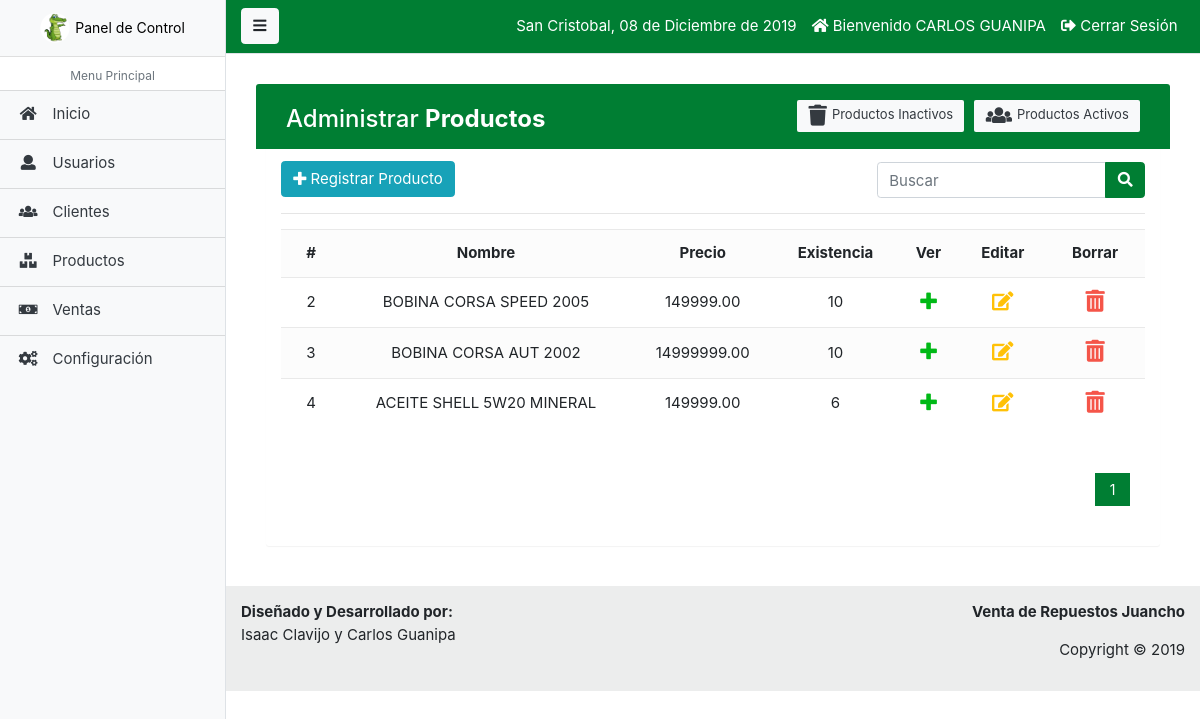
/paginas/producto_buscar.php?busqueda=4 (signed in), run on an earlier commit of the app's database.
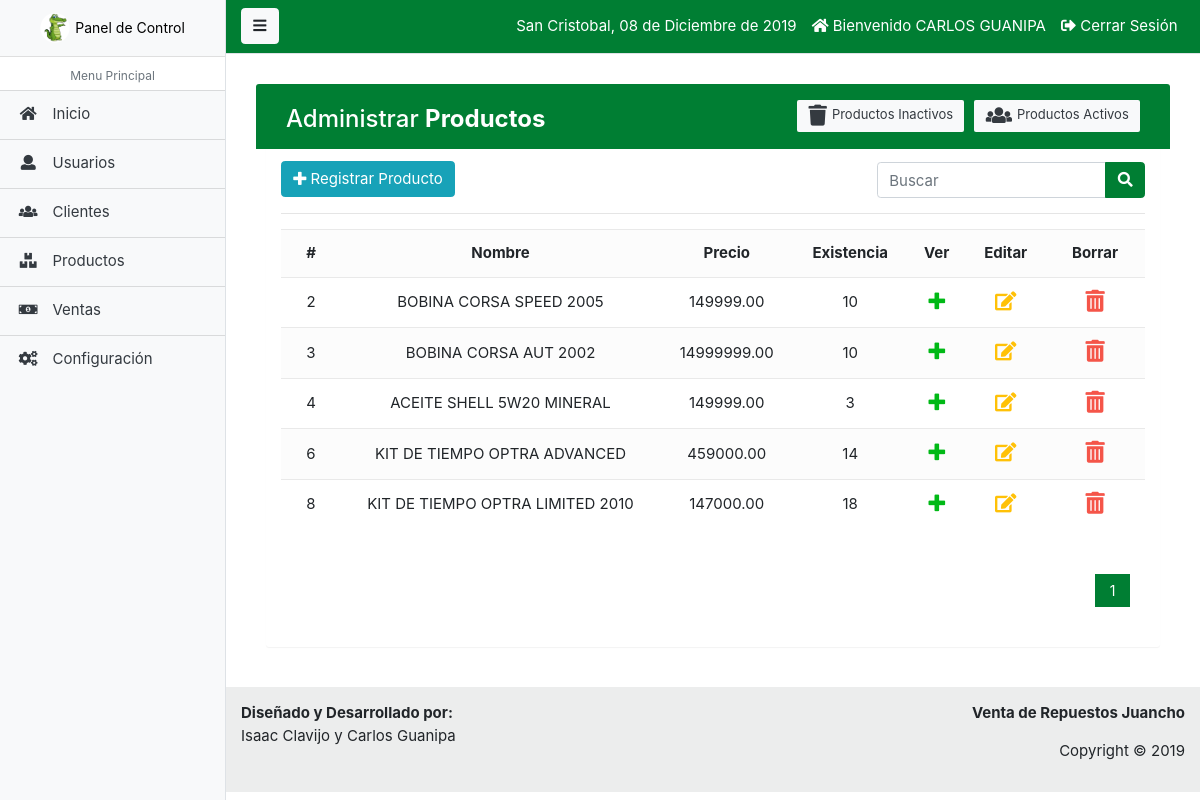
And on a later commit of the database.
### tables this page shows
CREATE TABLE `producto` (
  `codproducto` int(11) NOT NULL,
  `descripcion` varchar(100) DEFAULT NULL,
  `precio` decimal(10,2) DEFAULT NULL,
  `existencia` int(11) DEFAULT NULL,
  `date_add` datetime NOT NULL DEFAULT CURRENT_TIMESTAMP,
  `usuario_id` int(11) NOT NULL,
  `estatus` int(11) NOT NULL DEFAULT '1',
  `foto` text
);

### paginas/includes/funciones.php (called while the page is built, shortened)
<?php
	function fechaC(){
		$mes = array("",
			"Enero",
		  "Febrero",
		  "Marzo",
		  "Abril",
		  "Mayo",
		  "Junio",
		  "Julio",
		  "Agosto",
		  "Septiembre",
		  "Octubre",
		  "Noviembre",
		  "Diciembre");
		return date('d')." de ". $mes[date('n')] . " de " . date('Y');
	}
 ?>

### paginas/producto_buscar.php (the view, shortened to what this page needs)
<?php
	require_once('includes/admin_header.php');
?>
<?php
	$busqueda = strtolower($_REQUEST['busqueda']);
?>
<div class="container-fluid">
	<div class="table-wrapper">
	    <div class="table-title">
	        <div class="row">
            <div class="col-sm-6">
							<h2>Administrar <b>Productos</b></h2>
						</div>
						<div class="col-sm-6">
							<a href="producto_lista.php" class="btn btn-light text-dark"><i class="fa fa-users"></i> Productos Activos</a>
							<a href="producto_lista_inactivo.php" class="btn btn-light text-dark"><i class="fa fa-trash"></i> Productos Inactivos</a>
						</div>
	        </div>
	    </div>
	    <div class="row" style="padding-top: 2px;">
	    	<div class="col-sm-8">
					<a href="producto_registro.php" class="btn btn-info float-left"><i class="fa fa-plus"></i> Registrar Producto</a>
				</div>
				<form action="producto_buscar.php" method="GET" class="col-sm-4" style="padding-top: 1px;">
					<div class="input-group">
						<input type="text" class="form-control" name="busqueda" id="busqueda" placeholder="Buscar">
						<div class="input-group-append">
							<button type="submit" class="btn btn-primary"><i class="fa fa-search"></i></button>
						</div>
					</div>
				</form>
	    </div>
	    <hr>
	    <div>
	    	<div class="table-responsive">
					<table class="table table-striped table-hover">
						<tr>
							<th class='text-center'>#</th>
							<th class='text-center'>Nombre</th>
							<th class='text-center'>Precio</th>
							<th class='text-center'>Existencia</th>
							<th class='text-center'>Ver</th>
							<th class='text-center'>Editar</th>
							<th class='text-center'>Borrar</th>
						</tr>
						<?php
							$sql_registe = mysqli_query($conexion,"SELECT COUNT(*) as total_registro FROM producto
								WHERE (codproducto LIKE '%$busqueda%' OR
									descripcion LIKE '%$busqueda%' OR
									precio LIKE '%$busqueda%' OR
									existencia LIKE '%$busqueda%')
									AND estatus = 1");
							$result_registe = mysqli_fetch_array($sql_registe);
							$total_registro = $result_registe['total_registro'];
							$por_pagina = 30;
							if (empty($_GET['pagina']))
							{
								$pagina = 1;
							}else{
								$pagina = $_GET['pagina'];
							}
							$desde = ($pagina-1) * $por_pagina;
							$total_paginas = ceil($total_registro / $por_pagina);
							$query = mysqli_query($conexion,"SELECT * FROM producto WHERE
								( codproducto LIKE '%$busqueda%' OR
								descripcion LIKE '%$busqueda%' OR
								precio LIKE '%$busqueda%' OR
								existencia LIKE '%$busqueda%')
								AND estatus = 1  ORDER BY codproducto ASC LIMIT $desde,$por_pagina");
							$result = mysqli_num_rows($query);
							if ($result > 0) {
							 	while ($data = mysqli_fetch_array($query)) {
							 		?>
							 		<tr class="row<?php echo $data['codproducto']; ?>">
										<td class="text-center"><?php echo $data['codproducto']; ?></td>
										<td class="text-center"><?php echo $data['descripcion']; ?></td>
										<td class="text-center"><?php echo $data['precio']; ?></td>
										<td class="text-center"><?php echo $data['existencia']; ?></td>
										<td class='text-center'>
											<a href="producto_ver.php?id=<?php echo $data['codproducto']; ?>" class="look"><i class="fa fa-plus"></i></a>
										</td>
										<td class='text-center'>
											<a href="producto_editar.php?id=<?php echo $data['codproducto']; ?>" class="edit"><i class="fa fa-edit"></i></a>
										</td>
										<td class='text-center'>
											<a href="producto_borrar.php?id=<?php echo $data['codproducto']; ?>" class="delete eliminar"><i class="fa fa-trash-alt"></i></a>
										</td>
									</tr>
							 	<?php
							 	}
							 }
						?>
					</table>
				</div>
				<div class="paginador">
					<ul>
						<?php
							for ($i=1; $i <= $total_paginas; $i++)
							{
								if ($i == $pagina)
								{
									echo '<li class="pageSelected">'.$i.'</li>';
								}else{
									echo '<li><a href="?pagina='.$i.'">'.$i.'</a></li>';
								}
							}
								?>
					</ul>
				</div>
	    </div>
	</div>
</div>
<?php require_once('includes/admin_footer.php');  ?>

### paginas/includes/admin_header.php (shortened to what this page needs)
<?php
  require_once ("includes/funciones.php");
?>
<!DOCTYPE html>
<html lang="es">
<head>
  <link rel="stylesheet" type="text/css" href="../css/estilos.css">
  <link rel="stylesheet" type="text/css" href="../css/estilos_admin.css">
  <link rel="stylesheet" type="text/css" href="../css/estilos_crud.css">
  <link rel="stylesheet" type="text/css" href="../css/foto.css">
  <link href="../libs/startbootstrap-simple-sidebar-gh-pages/css/simple-sidebar.css" rel="stylesheet">
  <link href="../libs/startbootstrap-simple-sidebar-gh-pages/vendor/bootstrap/css/bootstrap.min.css" rel="stylesheet">
  <link rel="stylesheet" href="../libs/bootstrap-4.1.3-dist/css/bootstrap.min.css"/>
  <link href="../libs/bootstrap-ecommerce-uikit/ui-ecommerce/css/bootstrap.css" rel="stylesheet" type="text/css"/>
  <link href="../libs/bootstrap-ecommerce-uikit/ui-ecommerce/fonts/fontawesome/css/fontawesome-all.min.css" type="text/css" rel="stylesheet">
  <link href="../libs/bootstrap-ecommerce-uikit/ui-ecommerce/plugins/owlcarousel/assets/owl.carousel.min.css" rel="stylesheet">
  <link href="../libs/bootstrap-ecommerce-uikit/ui-ecommerce/plugins/owlcarousel/assets/owl.theme.default.css" rel="stylesheet">
  <link href="../libs/bootstrap-ecommerce-uikit/ui-ecommerce/css/ui.css" rel="stylesheet" type="text/css"/>
  <link href="../libs/bootstrap-ecommerce-uikit/ui-ecommerce/css/responsive.css" rel="stylesheet" media="only screen and (max-width: 1200px)"/>
</head>
<body>
<div class="d-flex" id="wrapper">
    <div class="bg-light border-right" id="sidebar-wrapper">
      <div class="sidebar-heading" align="center">
        <a href="admin_panel.php" style="text-decoration: none;">
          <img src="../imagen/logo-vrj.png" width="30" height="30" class="d-inline-block align-top" alt="">
          <span class="menu-collapsed" style="color: #000000; font-size: 14px;">Panel de Control</span>
        </a>
      </div>
      <div class="list-group list-group-flush">
        <ul class="list-group">
          <li class="list-group-item sidebar-separator-title text-muted d-flex align-items-center menu-collapsed justify-content-center">
              <small>Menu Principal</small>
          </li>
          <a href="admin_panel.php" aria-expanded="false" class="bg-light text-dark list-group-item list-group-item-action flex-column align-items-start tamano-elemento-sidebar">
            <div class="d-flex w-100 justify-content-start align-items-center">
                <span class="fa fa-home fa-fw mr-3"></span>
                <span class="menu-collapsed">Inicio</span>
            </div>
          </a>
          <a href="usuario_lista.php" aria-expanded="false" class="bg-light text-dark list-group-item list-group-item-action flex-column align-items-start tamano-elemento-sidebar">
            <div class="d-flex w-100 justify-content-start align-items-center">
                <span class="fa fa-user fa-fw mr-3"></span>
                <span class="menu-collapsed">Usuarios</span>
            </div>
          </a>
          <a href="cliente_lista.php" aria-expanded="false" class="bg-light text-dark list-group-item list-group-item-action flex-column align-items-start tamano-elemento-sidebar">
            <div class="d-flex w-100 justify-content-start align-items-center">
                <span class="fa fa-users fa-fw mr-3"></span>
                <span class="menu-collapsed">Clientes</span>
            </div>
          </a>
          <a href="producto_lista.php" aria-expanded="false" class="bg-light text-dark list-group-item list-group-item-action flex-column align-items-start tamano-elemento-sidebar">
            <div class="d-flex w-100 justify-content-start align-items-center">
                <span class="fa fa-boxes fa-fw mr-3"></span>
                <span class="menu-collapsed">Productos</span>
            </div>
          </a>
          <a href="venta_lista.php" aria-expanded="false" class="bg-light text-dark list-group-item list-group-item-action flex-column align-items-start tamano-elemento-sidebar">
            <div class="d-flex w-100 justify-content-start align-items-center">
                <span class="fa fa-money-bill-alt fa-fw mr-3"></span>
                <span class="menu-collapsed">Ventas</span>
            </div>
          </a>
          <a href="configuracion.php" aria-expanded="false" class="bg-light text-dark list-group-item list-group-item-action flex-column align-items-start tamano-elemento-sidebar">
            <div class="d-flex w-100 justify-content-start align-items-center">
                <span class="fa fa-cogs fa-fw mr-3"></span>
                <span class="menu-collapsed">Configuración</span>
            </div>
          </a>
        </ul>
      </div>
    </div>
    <div id="page-content-wrapper">
      <nav class="navbar navbar-expand-lg navbar-light border-bottom deep-green">
        <button class="btn btn-light" id="menu-toggle"><i class="fa fa-bars"></i></button>
        <div class="collapse navbar-collapse" id="navbarSupportedContent">
          <ul class="navbar-nav ml-auto mt-2 mt-lg-0">
            <?php  if (isset($_SESSION['active'])) : ?>
              <li class="nav-item active">
                <a class="nav-link" style="color: #FFFFFF;">San Cristobal, <?php echo fechaC(); ?></a>
              </li>
              <li class="nav-item active">
                <a class="nav-link" href="../index.php" style="color: #FFFFFF;"><i class="fa fa-home"></i> Bienvenido <?php echo $_SESSION['nombre']; ?></a>
              </li>
              <li class="nav-item active">
                <a class="nav-link" href="usuario_salir.php" style="color: #FFFFFF;"><i class="fa fa-sign-out-alt"></i> Cerrar Sesión</a>
              </li>
            <?php endif ?>
          </ul>
        </div>
      </nav>
      <div class="container-fluid panel">

### paginas/includes/admin_footer.php (shortened to what this page needs)
      </div>
      <footer class="sticky-footer section-footer bg2">
        <div class="container my-auto">
          <section class="footer-bottom row">
            <div class="col-sm-6">
              <p><b>Diseñado y Desarrollado por: </b><br>Isaac Clavijo y Carlos Guanipa</p>
            </div>
            <div class="col-sm-6">
              <p class="text-sm-right"><b>Venta de Repuestos Juancho</b></p>
              <p class="text-sm-right">Copyright &copy 2019<br>
              </p>
            </div>
          </section>
      </footer>
    </div>
  </div>
</body>
</html>

### css/estilos.css (style rules this page uses)
.deep-green { background-color: #007E33; }

### css/estilos_admin.css (style rules this page uses)
.panel { padding: 30px; }
.tamano-elemento-sidebar { height: 50px; }
.sidebar-separator-title { background-color: #ECECEC; height: 35px; }
.paginador ul { padding: 15px; list-style: none; background: #fff; margin-top: 15px; display: -webkit-flex; display: -moz-flex; display: -ms-flex; display: -o-flex; display: flex; justify-content: flex-end; }
.paginador a, .pageSelected { color: #007E33; border: 1px solid #ddd; padding: 5px; display: inline-block; font-size: 14px; text-align: center; width: 35px; }
.pageSelected { background: #007E33; color: #FFF; border: 1px solid #007E33; }

### css/estilos_crud.css (style rules this page uses)
body { color: #566787; background: #f5f5f5; font-family: 'Varela Round', sans-serif; font-size: 13px; }
.table-wrapper { background: #fff; padding: 10px 15px; margin: 10px; border-radius: 3px; box-shadow: 0 1px 1px rgba(0,0,0,.05); }
.table-title { padding-bottom: 15px; background: #007E33; color: #fff; padding: 16px 30px; margin: -20px -25px 10px; border-radius: 3px 3px 0 0; }
.table-title h2 { margin: 5px 0 0; font-size: 24px; }
.table-title .btn { color: #fff; float: right; font-size: 13px; border: none; min-width: 50px; border-radius: 2px; border: none; outline: none !important; margin-left: 10px; }
.table-title .btn i { float: left; font-size: 21px; margin-right: 5px; }
table.table tr th, table.table tr td { border-color: #e9e9e9; padding: 12px 15px; vertical-align: middle; }
table.table tr th:first-child { width: 60px; }
table.table tr th:last-child { width: 100px; }
table.table-striped tbody tr:nth-of-type(odd) { background-color: #fcfcfc; }
table.table td:last-child i { opacity: 0.9; font-size: 22px; margin: 0 5px; }
table.table td a { font-weight: bold; color: #566787; display: inline-block; text-decoration: none; outline: none !important; }
table.table td a.look { color: #00B916; }
table.table td a.edit { color: #FFC107; }
table.table td a.delete { color: #F44336; }
table.table td i { font-size: 19px; }

What changed in the data, as far as the page shows it:
changed producto "ACEITE SHELL 5W20 MINERAL": existencia "6" → "3"
added producto: codproducto "6", descripcion "KIT DE TIEMPO OPTRA ADVANCED", precio "459000.00", existencia "14"
added producto: codproducto "8", descripcion "KIT DE TIEMPO OPTRA LIMITED 2010", precio "147000.00", existencia "18"
